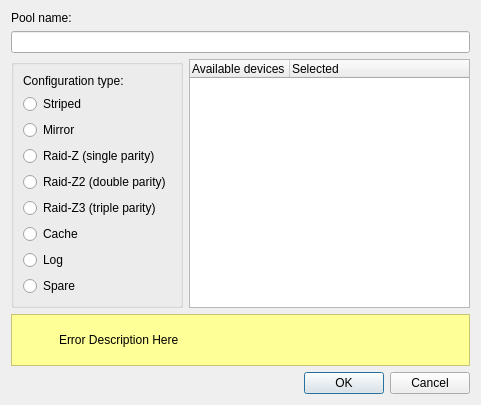
<?xml version="1.0" encoding="UTF-8"?>
<ui version="4.0">
 <class>DialogNewPool</class>
 <widget class="QDialog" name="DialogNewPool">
  <property name="geometry">
   <rect>
    <x>0</x>
    <y>0</y>
    <width>481</width>
    <height>397</height>
   </rect>
  </property>
  <property name="windowTitle">
   <string>Dialog</string>
  </property>
  <layout class="QGridLayout" name="gridLayout">
   <item row="6" column="1">
    <widget class="QTreeWidget" name="vdevList">
     <column>
      <property name="text">
       <string notr="true">Available devices</string>
      </property>
     </column>
     <column>
      <property name="text">
       <string>Selected</string>
      </property>
     </column>
    </widget>
   </item>
   <item row="0" column="0">
    <widget class="QLabel" name="label">
     <property name="text">
      <string>Pool name:</string>
     </property>
    </widget>
   </item>
   <item row="1" column="0" colspan="2">
    <widget class="QLineEdit" name="poolName"/>
   </item>
   <item row="6" column="0">
    <widget class="QGroupBox" name="groupBox">
     <property name="font">
      <font>
       <weight>50</weight>
       <bold>false</bold>
      </font>
     </property>
     <property name="title">
      <string/>
     </property>
     <layout class="QVBoxLayout" name="verticalLayout">
      <item>
       <widget class="QLabel" name="label_2">
        <property name="text">
         <string>Configuration type:</string>
        </property>
       </widget>
      </item>
      <item>
       <widget class="QRadioButton" name="striped">
        <property name="text">
         <string>Striped</string>
        </property>
       </widget>
      </item>
      <item>
       <widget class="QRadioButton" name="mirror">
        <property name="text">
         <string>Mirror</string>
        </property>
       </widget>
      </item>
      <item>
       <widget class="QRadioButton" name="raidz">
        <property name="text">
         <string>Raid-Z (single parity)</string>
        </property>
       </widget>
      </item>
      <item>
       <widget class="QRadioButton" name="raidz2">
        <property name="text">
         <string>Raid-Z2 (double parity)</string>
        </property>
       </widget>
      </item>
      <item>
       <widget class="QRadioButton" name="raidz3">
        <property name="text">
         <string>Raid-Z3 (triple parity)</string>
        </property>
       </widget>
      </item>
      <item>
       <widget class="QRadioButton" name="cache">
        <property name="text">
         <string>Cache</string>
        </property>
       </widget>
      </item>
      <item>
       <widget class="QRadioButton" name="log">
        <property name="text">
         <string>Log</string>
        </property>
       </widget>
      </item>
      <item>
       <widget class="QRadioButton" name="spare">
        <property name="text">
         <string>Spare</string>
        </property>
       </widget>
      </item>
      <item>
       <spacer name="verticalSpacer">
        <property name="orientation">
         <enum>Qt::Vertical</enum>
        </property>
        <property name="sizeHint" stdset="0">
         <size>
          <width>20</width>
          <height>40</height>
         </size>
        </property>
       </spacer>
      </item>
     </layout>
    </widget>
   </item>
   <item row="9" column="1">
    <widget class="QDialogButtonBox" name="buttonBox">
     <property name="orientation">
      <enum>Qt::Horizontal</enum>
     </property>
     <property name="standardButtons">
      <set>QDialogButtonBox::Cancel|QDialogButtonBox::Ok</set>
     </property>
    </widget>
   </item>
   <item row="8" column="0" colspan="2">
    <widget class="QFrame" name="frameErrors">
     <property name="minimumSize">
      <size>
       <width>0</width>
       <height>0</height>
      </size>
     </property>
     <property name="styleSheet">
      <string notr="true">background-color: rgb(255, 255, 151);</string>
     </property>
     <property name="frameShape">
      <enum>QFrame::StyledPanel</enum>
     </property>
     <property name="frameShadow">
      <enum>QFrame::Raised</enum>
     </property>
     <layout class="QGridLayout" name="gridLayout_2">
      <item row="0" column="1">
       <widget class="QLabel" name="labelError">
        <property name="text">
         <string>Error Description Here</string>
        </property>
       </widget>
      </item>
      <item row="0" column="0">
       <widget class="QFrame" name="frame">
        <property name="minimumSize">
         <size>
          <width>32</width>
          <height>32</height>
         </size>
        </property>
        <property name="maximumSize">
         <size>
          <width>32</width>
          <height>32</height>
         </size>
        </property>
        <property name="autoFillBackground">
         <bool>false</bool>
        </property>
        <property name="styleSheet">
         <string notr="true">background-image: url(:/icons/task-reject.png);</string>
        </property>
        <property name="frameShape">
         <enum>QFrame::NoFrame</enum>
        </property>
        <property name="frameShadow">
         <enum>QFrame::Plain</enum>
        </property>
       </widget>
      </item>
     </layout>
    </widget>
   </item>
  </layout>
 </widget>
 <resources/>
 <connections>
  <connection>
   <sender>buttonBox</sender>
   <signal>accepted()</signal>
   <receiver>DialogNewPool</receiver>
   <slot>accept()</slot>
   <hints>
    <hint type="sourcelabel">
     <x>248</x>
     <y>254</y>
    </hint>
    <hint type="destinationlabel">
     <x>157</x>
     <y>274</y>
    </hint>
   </hints>
  </connection>
  <connection>
   <sender>buttonBox</sender>
   <signal>rejected()</signal>
   <receiver>DialogNewPool</receiver>
   <slot>reject()</slot>
   <hints>
    <hint type="sourcelabel">
     <x>316</x>
     <y>260</y>
    </hint>
    <hint type="destinationlabel">
     <x>286</x>
     <y>274</y>
    </hint>
   </hints>
  </connection>
 </connections>
</ui>
